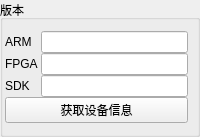
              <widget class="QGroupBox" name="groupBox_13">
               <property name="title">
                <string>版本</string>
               </property>
               <layout class="QHBoxLayout" name="horizontalLayout_21">
                <property name="leftMargin">
                 <number>2</number>
                </property>
                <property name="rightMargin">
                 <number>9</number>
                </property>
                <item>
                 <layout class="QVBoxLayout" name="verticalLayout_21">
                  <property name="spacing">
                   <number>0</number>
                  </property>
                  <item>
                   <layout class="QFormLayout" name="formLayout_4">
                    <property name="horizontalSpacing">
                     <number>0</number>
                    </property>
                    <property name="verticalSpacing">
                     <number>0</number>
                    </property>
                    <item row="0" column="0">
                     <widget class="QLabel" name="label_28">
                      <property name="text">
                       <string>ARM  </string>
                      </property>
                     </widget>
                    </item>
                    <item row="0" column="1">
                     <widget class="QLineEdit" name="lineEdit_16"/>
                    </item>
                    <item row="1" column="0">
                     <widget class="QLabel" name="label_29">
                      <property name="text">
                       <string>FPGA </string>
                      </property>
                     </widget>
                    </item>
                    <item row="1" column="1">
                     <widget class="QLineEdit" name="lineEdit_17"/>
                    </item>
                    <item row="2" column="0">
                     <widget class="QLabel" name="label_34">
                      <property name="text">
                       <string>SDK  </string>
                      </property>
                     </widget>
                    </item>
                    <item row="2" column="1">
                     <widget class="QLineEdit" name="lineEdit_22"/>
                    </item>
                   </layout>
                  </item>
                  <item>
                   <widget class="QPushButton" name="pushButton_33">
                    <property name="text">
                     <string>获取设备信息</string>
                    </property>
                   </widget>
                  </item>
                 </layout>
                </item>
               </layout>
              </widget>
